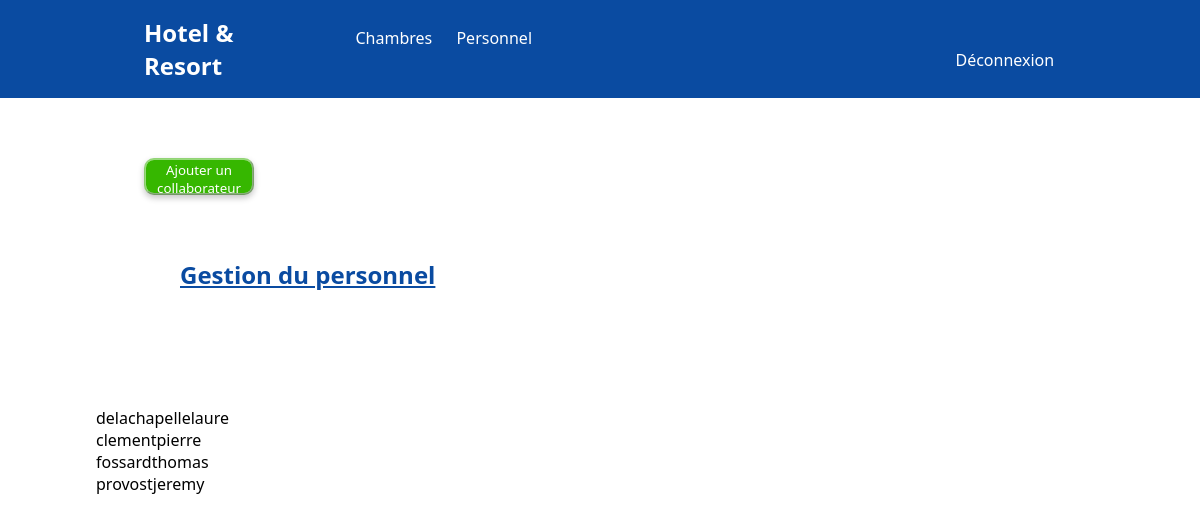
The page /personnel.php on the database as committed earlier.
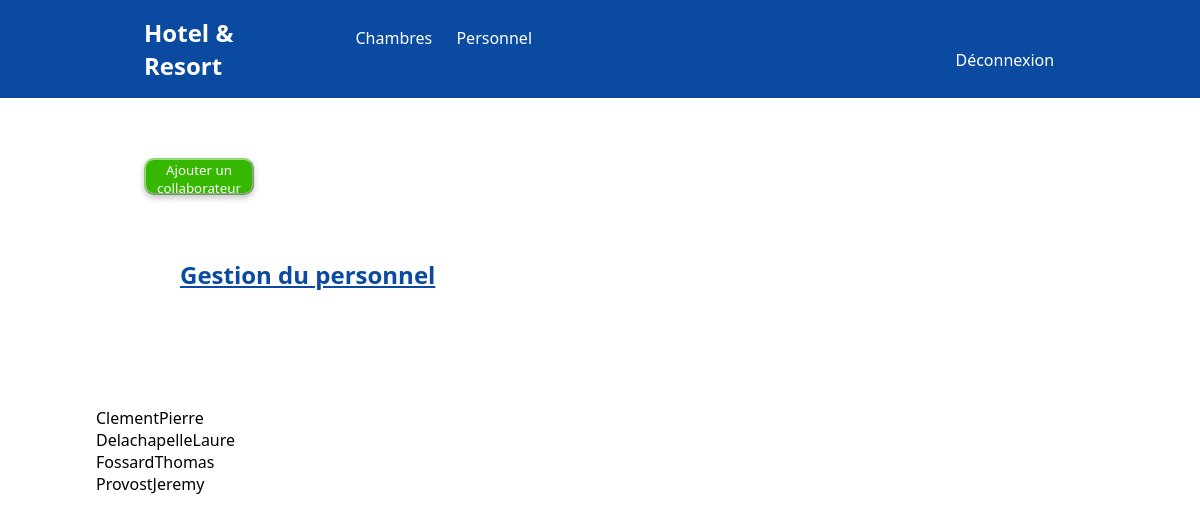
The same page on the database as committed later.
### tables this page shows
CREATE TABLE `employee` (
  `id_employee` int(11) NOT NULL,
  `nom` varchar(255) NOT NULL,
  `prenom` varchar(255) NOT NULL,
  `chambre` int(11) DEFAULT NULL
);

### personnel.php (the view, shortened to what this page needs)
<!DOCTYPE html>
<html>
 <head>
   <link rel="stylesheet" type="text/css" href="./style/personnel.css" />
 </head>
 <body>
 <div class="header">
    <h1 id="head-title">Hotel & Resort</h1>
    <ul id="boutton-margin">
        <li><a href="index.php">Chambres</a></li>
        <li><a href="personnel.php">Personnel</a></li>
        <li id="déconnexion"><a href="logout.php">Déconnexion</a></li>
    </ul>
</div>
<?php
try
{
    $bdd = new PDO('mysql:host=localhost;dbname=gestion_hotel;charset=utf8', 'root', 'root');
}
catch(Exception $e)
{
    die('Erreur :'.$e->getMessage() );
}
?>
<button class="button" id="button" type="submit" name="button"><a href="formulaire.php">Ajouter un collaborateur</a></button>
<h2>Gestion du personnel</h2>
<div class="main">
    <?php
    $getAll = $bdd->query('SELECT nom, prenom FROM employee');
        foreach ($getAll->fetchAll() as $data)
        {
        ?>
        <div class="case_employee">
            <?php
            echo $data['nom'] . $data['prenom'];
            ?>
        </div>
        <?php
        }
    ?>
</div>
      </body>
</html>

### style/Personnel.css (style rules this page uses)
html, body { margin: 0px; font-family: Segoe UI, Light; }
.header { background: rgb(10, 75, 161); padding: 0px; display: flex; align-items: center; color: white; font-family: Segoe UI, Light; font-weight: lighter; }
#head-title { margin-left: 12%; font-size: 150%; }
li { display: inline; margin: 10px; }
a { text-decoration: none; color: white; }
#déconnexion { padding-left: 600px; }
h2 { color: rgb(10, 75, 161); margin-left: 15%; margin-top: 5%; font-family: Segoe UI, Light; text-decoration: underline; }
.main { padding: 8%; }
button { margin-top: 5%; margin-left: 12%; color: white; width: 110px; height: 37px; background: #36B700 0% 0% no-repeat padding-box; box-shadow: 0px 3px 6px #0000003B; font-family: Segoe UI, Light; font-weight: normal; border-radius: 10px; border-color: #37b70083; }

Rows that differ between the two databases and show on the page:
removed employee: nom "delachapelle", prenom "laure"
removed employee: nom "clement", prenom "pierre"
removed employee: nom "fossard", prenom "thomas"
removed employee: nom "provost", prenom "jeremy"
added employee: nom "Clement", prenom "Pierre"
added employee: nom "Delachapelle", prenom "Laure"
added employee: nom "Fossard", prenom "Thomas"
added employee: nom "Provost", prenom "Jeremy"
